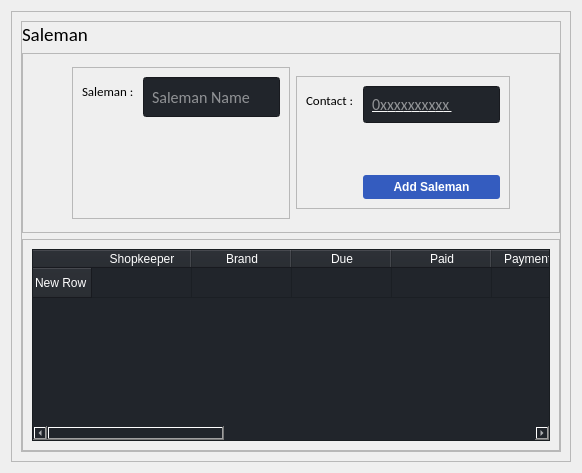
                     <widget class="QWidget" name="MultiToolPage">
                      <layout class="QVBoxLayout" name="verticalLayout_34">
                       <item>
                        <widget class="QFrame" name="frame_38">
                         <property name="frameShape">
                          <enum>QFrame::StyledPanel</enum>
                         </property>
                         <property name="frameShadow">
                          <enum>QFrame::Raised</enum>
                         </property>
                         <layout class="QHBoxLayout" name="horizontalLayout_25">
                          <item>
                           <widget class="QFrame" name="frame_39">
                            <property name="frameShape">
                             <enum>QFrame::StyledPanel</enum>
                            </property>
                            <property name="frameShadow">
                             <enum>QFrame::Raised</enum>
                            </property>
                            <layout class="QVBoxLayout" name="verticalLayout_31">
                             <property name="leftMargin">
                              <number>0</number>
                             </property>
                             <property name="topMargin">
                              <number>0</number>
                             </property>
                             <property name="rightMargin">
                              <number>0</number>
                             </property>
                             <property name="bottomMargin">
                              <number>0</number>
                             </property>
                             <item>
                              <widget class="QLabel" name="label_10">
                               <property name="sizePolicy">
                                <sizepolicy hsizetype="Preferred" vsizetype="Fixed">
                                 <horstretch>0</horstretch>
                                 <verstretch>0</verstretch>
                                </sizepolicy>
                               </property>
                               <property name="font">
                                <font>
                                 <family>Calibri</family>
                                 <pointsize>14</pointsize>
                                 <weight>9</weight>
                                 <italic>false</italic>
                                 <bold>false</bold>
                                </font>
                               </property>
                               <property name="styleSheet">
                                <string notr="true">
font: 75 14pt &quot;Calibri&quot;;</string>
                               </property>
                               <property name="text">
                                <string>Saleman</string>
                               </property>
                              </widget>
                             </item>
                             <item>
                              <widget class="QFrame" name="frame_40">
                               <property name="sizePolicy">
                                <sizepolicy hsizetype="Preferred" vsizetype="Minimum">
                                 <horstretch>0</horstretch>
                                 <verstretch>0</verstretch>
                                </sizepolicy>
                               </property>
                               <property name="minimumSize">
                                <size>
                                 <width>0</width>
                                 <height>180</height>
                                </size>
                               </property>
                               <property name="maximumSize">
                                <size>
                                 <width>16777215</width>
                                 <height>16777215</height>
                                </size>
                               </property>
                               <property name="frameShape">
                                <enum>QFrame::StyledPanel</enum>
                               </property>
                               <property name="frameShadow">
                                <enum>QFrame::Raised</enum>
                               </property>
                               <layout class="QHBoxLayout" name="horizontalLayout_23">
                                <item>
                                 <spacer name="horizontalSpacer_13">
                                  <property name="orientation">
                                   <enum>Qt::Horizontal</enum>
                                  </property>
                                  <property name="sizeHint" stdset="0">
                                   <size>
                                    <width>40</width>
                                    <height>20</height>
                                   </size>
                                  </property>
                                 </spacer>
                                </item>
                                <item>
                                 <widget class="QFrame" name="frame_41">
                                  <property name="sizePolicy">
                                   <sizepolicy hsizetype="Preferred" vsizetype="Fixed">
                                    <horstretch>0</horstretch>
                                    <verstretch>136</verstretch>
                                   </sizepolicy>
                                  </property>
                                  <property name="minimumSize">
                                   <size>
                                    <width>0</width>
                                    <height>152</height>
                                   </size>
                                  </property>
                                  <property name="frameShape">
                                   <enum>QFrame::StyledPanel</enum>
                                  </property>
                                  <property name="frameShadow">
                                   <enum>QFrame::Raised</enum>
                                  </property>
                                  <layout class="QFormLayout" name="formLayout_11">
                                   <item row="0" column="0">
                                    <widget class="QLabel" name="label_62">
                                     <property name="font">
                                      <font>
                                       <family>Calibri</family>
                                       <pointsize>10</pointsize>
                                       <weight>50</weight>
                                       <italic>false</italic>
                                       <bold>false</bold>
                                      </font>
                                     </property>
                                     <property name="text">
                                      <string>Saleman : </string>
                                     </property>
                                    </widget>
                                   </item>
                                   <item row="0" column="1">
                                    <widget class="QLineEdit" name="txtTotalDues_5">
                                     <property name="enabled">
                                      <bool>false</bool>
                                     </property>
                                     <property name="sizePolicy">
                                      <sizepolicy hsizetype="Expanding" vsizetype="Expanding">
                                       <horstretch>0</horstretch>
                                       <verstretch>0</verstretch>
                                      </sizepolicy>
                                     </property>
                                     <property name="minimumSize">
                                      <size>
                                       <width>0</width>
                                       <height>28</height>
                                      </size>
                                     </property>
                                     <property name="font">
                                      <font>
                                       <family>Calibri</family>
                                       <pointsize>12</pointsize>
                                       <weight>50</weight>
                                       <italic>false</italic>
                                       <bold>false</bold>
                                      </font>
                                     </property>
                                     <property name="styleSheet">
                                      <string notr="true">background-color: rgb(33, 37, 43);
color: rgb(255, 255, 255);
padding: 6px 6px</string>
                                     </property>
                                     <property name="inputMask">
                                      <string/>
                                     </property>
                                     <property name="text">
                                      <string/>
                                     </property>
                                     <property name="readOnly">
                                      <bool>true</bool>
                                     </property>
                                     <property name="placeholderText">
                                      <string>Saleman Name</string>
                                     </property>
                                    </widget>
                                   </item>
                                   <item row="1" column="1">
                                    <spacer name="verticalSpacer_10">
                                     <property name="orientation">
                                      <enum>Qt::Vertical</enum>
                                     </property>
                                     <property name="sizeHint" stdset="0">
                                      <size>
                                       <width>20</width>
                                       <height>40</height>
                                      </size>
                                     </property>
                                    </spacer>
                                   </item>
                                   <item row="2" column="1">
                                    <spacer name="verticalSpacer_12">
                                     <property name="orientation">
                                      <enum>Qt::Vertical</enum>
                                     </property>
                                     <property name="sizeHint" stdset="0">
                                      <size>
                                       <width>20</width>
                                       <height>40</height>
                                      </size>
                                     </property>
                                    </spacer>
                                   </item>
                                  </layout>
                                 </widget>
                                </item>
                                <item>
                                 <widget class="QFrame" name="frame_42">
                                  <property name="sizePolicy">
                                   <sizepolicy hsizetype="Preferred" vsizetype="Fixed">
                                    <horstretch>0</horstretch>
                                    <verstretch>134</verstretch>
                                   </sizepolicy>
                                  </property>
                                  <property name="minimumSize">
                                   <size>
                                    <width>0</width>
                                    <height>0</height>
                                   </size>
                                  </property>
                                  <property name="frameShape">
                                   <enum>QFrame::StyledPanel</enum>
                                  </property>
                                  <property name="frameShadow">
                                   <enum>QFrame::Raised</enum>
                                  </property>
                                  <layout class="QFormLayout" name="formLayout_12">
                                   <item row="0" column="0">
                                    <widget class="QLabel" name="label_65">
                                     <property name="font">
                                      <font>
                                       <family>Calibri</family>
                                       <pointsize>10</pointsize>
                                       <weight>50</weight>
                                       <italic>false</italic>
                                       <bold>false</bold>
                                      </font>
                                     </property>
                                     <property name="text">
                                      <string>Contact : </string>
                                     </property>
                                    </widget>
                                   </item>
                                   <item row="0" column="1">
                                    <widget class="QLineEdit" name="txtTotalDues_6">
                                     <property name="enabled">
                                      <bool>false</bool>
                                     </property>
                                     <property name="sizePolicy">
                                      <sizepolicy hsizetype="Expanding" vsizetype="Expanding">
                                       <horstretch>0</horstretch>
                                       <verstretch>0</verstretch>
                                      </sizepolicy>
                                     </property>
                                     <property name="minimumSize">
                                      <size>
                                       <width>0</width>
                                       <height>28</height>
                                      </size>
                                     </property>
                                     <property name="font">
                                      <font>
                                       <family>Calibri</family>
                                       <pointsize>12</pointsize>
                                       <weight>50</weight>
                                       <italic>false</italic>
                                       <bold>false</bold>
                                      </font>
                                     </property>
                                     <property name="styleSheet">
                                      <string notr="true">background-color: rgb(33, 37, 43);
color: rgb(255, 255, 255);
padding: 6px 6px</string>
                                     </property>
                                     <property name="inputMask">
                                      <string>0000000000;_</string>
                                     </property>
                                     <property name="text">
                                      <string/>
                                     </property>
                                     <property name="readOnly">
                                      <bool>true</bool>
                                     </property>
                                     <property name="placeholderText">
                                      <string>0xxxxxxxxxx</string>
                                     </property>
                                     <property name="clearButtonEnabled">
                                      <bool>true</bool>
                                     </property>
                                    </widget>
                                   </item>
                                   <item row="1" column="1">
                                    <spacer name="verticalSpacer_9">
                                     <property name="orientation">
                                      <enum>Qt::Vertical</enum>
                                     </property>
                                     <property name="sizeHint" stdset="0">
                                      <size>
                                       <width>20</width>
                                       <height>40</height>
                                      </size>
                                     </property>
                                    </spacer>
                                   </item>
                                   <item row="2" column="1">
                                    <widget class="QPushButton" name="btnAddShopkeeper_6">
                                     <property name="styleSheet">
                                      <string notr="true">QPushButton
{
background-color:#345CBF;
color:white;
border-radius:3px;
font: 12pt &quot;Calibri&quot;;
font-weight:bold;
color:white;
padding:5px;

}
QPushButton:hover
{
background-color:#1159A8;
}</string>
                                     </property>
                                     <property name="text">
                                      <string>Add Saleman</string>
                                     </property>
                                    </widget>
                                   </item>
                                  </layout>
                                 </widget>
                                </item>
                                <item>
                                 <spacer name="horizontalSpacer_14">
                                  <property name="orientation">
                                   <enum>Qt::Horizontal</enum>
                                  </property>
                                  <property name="sizeHint" stdset="0">
                                   <size>
                                    <width>40</width>
                                    <height>20</height>
                                   </size>
                                  </property>
                                 </spacer>
                                </item>
                               </layout>
                              </widget>
                             </item>
                             <item>
                              <widget class="QFrame" name="frame_43">
                               <property name="sizePolicy">
                                <sizepolicy hsizetype="Preferred" vsizetype="Minimum">
                                 <horstretch>0</horstretch>
                                 <verstretch>0</verstretch>
                                </sizepolicy>
                               </property>
                               <property name="frameShape">
                                <enum>QFrame::StyledPanel</enum>
                               </property>
                               <property name="frameShadow">
                                <enum>QFrame::Raised</enum>
                               </property>
                               <layout class="QHBoxLayout" name="horizontalLayout_24">
                                <item>
                                 <widget class="QTableWidget" name="salesmanTable">
                                  <property name="styleSheet">
                                   <string notr="true">background-color: rgb(33, 37, 43);
color: rgb(255, 255, 255);</string>
                                  </property>
                                  <property name="editTriggers">
                                   <set>QAbstractItemView::NoEditTriggers</set>
                                  </property>
                                  <row>
                                   <property name="text">
                                    <string>New Row</string>
                                   </property>
                                  </row>
                                  <column>
                                   <property name="text">
                                    <string>Shopkeeper</string>
                                   </property>
                                  </column>
                                  <column>
                                   <property name="text">
                                    <string>Brand</string>
                                   </property>
                                  </column>
                                  <column>
                                   <property name="text">
                                    <string>Due</string>
                                   </property>
                                  </column>
                                  <column>
                                   <property name="text">
                                    <string>Paid</string>
                                   </property>
                                  </column>
                                  <column>
                                   <property name="text">
                                    <string>Payment Date</string>
                                   </property>
                                  </column>
                                  <column>
                                   <property name="text">
                                    <string>Last Payment</string>
                                   </property>
                                  </column>
                                  <column>
                                   <property name="text">
                                    <string>Order Date</string>
                                   </property>
                                  </column>
                                  <column>
                                   <property name="text">
                                    <string>Salesman</string>
                                   </property>
                                  </column>
                                  <column>
                                   <property name="text">
                                    <string>Edit</string>
                                   </property>
                                   <property name="whatsThis">
                                    <string/>
                                   </property>
                                   <property name="icon">
                                    <iconset resource="resources.qrc">
                                     <normaloff>:/custom/images/custom/edit.png</normaloff>:/custom/images/custom/edit.png</iconset>
                                   </property>
                                  </column>
                                  <column>
                                   <property name="text">
                                    <string>Delete</string>
                                   </property>
                                   <property name="icon">
                                    <iconset resource="resources.qrc">
                                     <normaloff>:/custom/images/custom/delete.png</normaloff>:/custom/images/custom/delete.png</iconset>
                                   </property>
                                  </column>
                                  <column>
                                   <property name="text">
                                    <string>View</string>
                                   </property>
                                   <property name="icon">
                                    <iconset resource="resources.qrc">
                                     <normaloff>:/custom/images/custom/view.png</normaloff>:/custom/images/custom/view.png</iconset>
                                   </property>
                                  </column>
                                 </widget>
                                </item>
                               </layout>
                              </widget>
                             </item>
                            </layout>
                           </widget>
                          </item>
                         </layout>
                        </widget>
                       </item>
                      </layout>
                     </widget>
